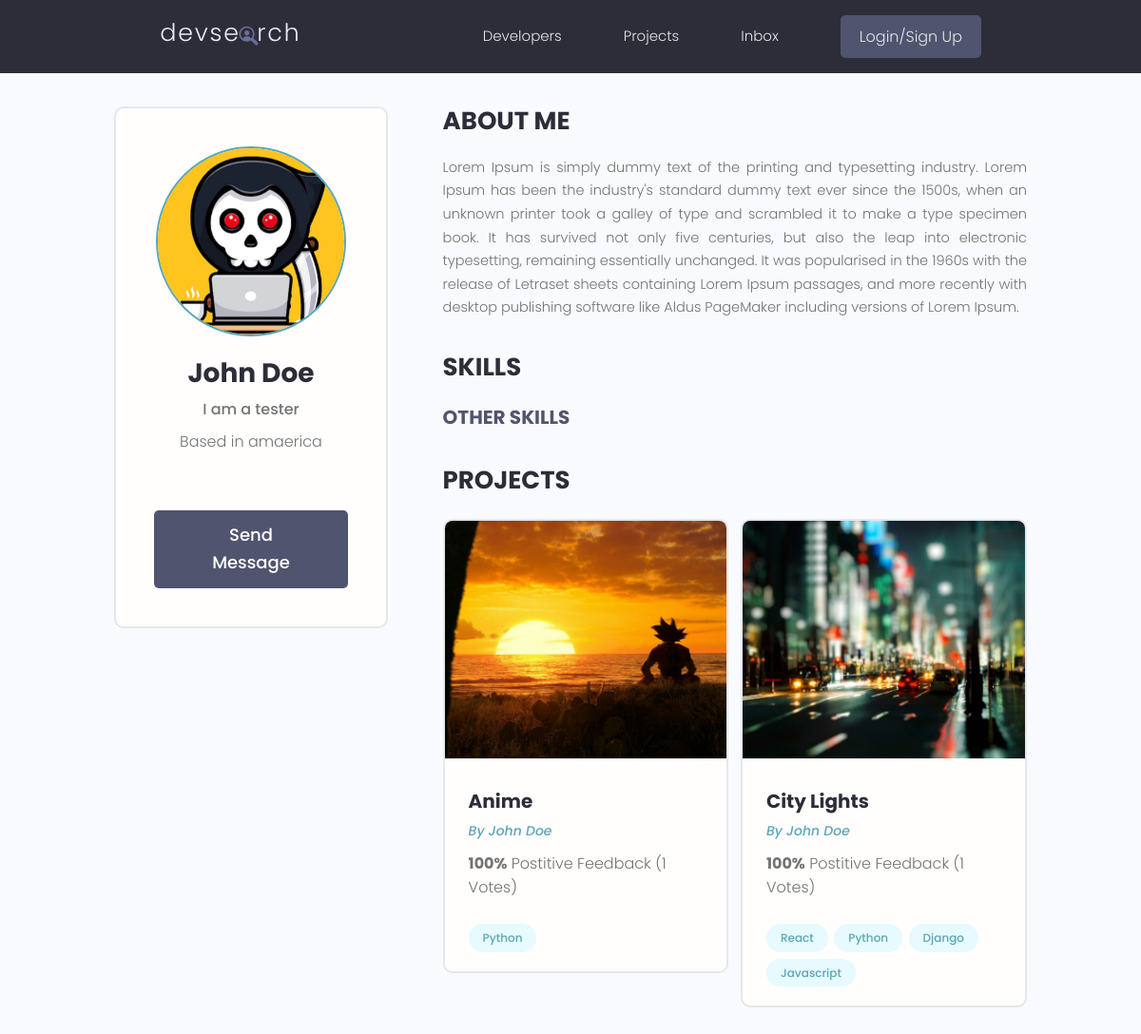
/profile/ae9c9e08-8bf8-4020-8287-25ad1744fd07, run on the app's committed database.
### users/models.py (models this page shows, shortened)
class Profile(models.Model):
    user = models.OneToOneField(User, on_delete=models.CASCADE , null=True , blank=True)
    name = models.CharField(max_length=200 , blank=True,null=True)
    email = models.EmailField(max_length=500,blank=True,null=True)
    username = models.CharField(max_length=200 , blank=True,null=True)
    location = models.CharField(max_length=200 , blank=True,null=True)
    short_intro = models.CharField(max_length=200 , blank=True,null=True)
    bio = models.TextField(blank=True , null=True)
    profile_image = models.ImageField(null=True,blank=True,upload_to='profiles/' ,default="profiels/user-default.png")
    social_github = models.CharField(max_length=200 , blank=True,null=True)
    social_twitter = models.CharField(max_length=200 , blank=True,null=True)
    social_linkedin = models.CharField(max_length=200 , blank=True,null=True)
    social_website = models.CharField(max_length=200 , blank=True,null=True)
    created = models.DateTimeField(auto_now_add=True)
    id = models.UUIDField(default= uuid.uuid4, unique=True, primary_key=True, editable=False)

### testing/models.py (models this page shows, shortened)
class Project(models.Model):
    owner = models.ForeignKey(
        Profile, null=True, blank=True, on_delete=models.CASCADE)
    title = models.CharField(max_length=200)
    description = models.TextField(null=True, blank=True)
    featured_image = models.ImageField(
        null=True, blank=True, default="default.jpg")
    demo_link = models.CharField(max_length=2000, null=True, blank=True)
    source_link = models.CharField(max_length=2000, null=True, blank=True)
    tags = models.ManyToManyField('Tag', blank=True)
    vote_total = models.IntegerField(default=0, null=True, blank=True)
    vote_ratio = models.IntegerField(default=0, null=True, blank=True)
    created = models.DateTimeField(auto_now_add=True)
    id = models.UUIDField(default=uuid.uuid4, unique=True,
                          primary_key=True, editable=False)
    class Meta:
        ordering = ['-vote_ratio', '-vote_total', 'title']

class Tag(models.Model):
    name = models.CharField(max_length=200)
    created = models.DateTimeField(auto_now_add=True)
    id = models.UUIDField(default=uuid.uuid4, unique=True,
                          primary_key=True, editable=False)
    def __str__(self):
        return self.name

### users/views.py (the view)
# urls.py: path('profile/<str:pk>', views.userProfile, name = "user-profile"),
def userProfile(request, pk):
    profile = Profile.objects.get(id=pk)
    topSkills = profile.skill_set.exclude(description__exact="")
    otherSkills = profile.skill_set.filter(description="")
    context = {'profile' : profile , 'topSkills' : topSkills , 'otherSkills' : otherSkills}
    return render(request , 'users/user-profile.html', context)

### users/templates/users/user-profile.html (shortened to what this page needs)
{% extends 'main.html' %} {% block content %}
<main class="profile my-md">
  <div class="container">
    <div class="layout">
      <div class="column column--1of3">
        <div class="card text-center">
          <div class="card__body dev">
            <img
              class="avatar avatar--xl"
              src="{{profile.profile_image.url}}"
            />
            <h2 class="dev__name">{{profile.name}}</h2>
            <p class="dev__title">{{profile.short_intro}}</p>
            <p class="dev__location">Based in {{profile.location}}</p>
            <a href="{% url 'create-message' profile.id %}" class="btn btn--sub btn--lg">Send Message </a>
          </div>
        </div>
      </div>
      <div class="column column--2of3">
        <div class="devInfo">
          <h3 class="devInfo__title">About Me</h3>
          <p class="devInfo__about">{{profile.bio}} </p>
        </div>
        <div class="devInfo">
          <h3 class="devInfo__title">Skills</h3>
          <div class="devInfo__skills">
            <h3 class="devInfo__subtitle">Other Skills</h3>
          </div>
        </div>
        <div class="devInfo">
          <h3 class="devInfo__title">Projects</h3>
          <div class="grid grid--two">
            {% for project in profile.project_set.all %}
            <div class="column">
              <div class="card project">
                <a href="{% url 'project' project.id %}" class="project">
                  <img
                    class="project__thumbnail"
                    src="{{project.featured_image.url}}"
                    alt="project thumbnail"
                  />
                  <div class="card__body">
                    <h3 class="project__title">{{project.title}}</h3>
                    <p>
                      <a class="project__author" href="{% url 'user-profile' project.owner.id %}"
                        >By {{project.owner.name}}</a
                      >
                    </p>
                    <p class="project--rating">
                      <span style="font-weight: bold">{{project.vote_ratio}}%</span> Postitive
                      Feedback ({{project.vote_total}} Votes)
                    </p>
                    <div class="project__tags">
                        {% for tag in project.tags.all %}
                        <span class="tag tag--pill tag--main">
                          <small>{{tag}}</small>
                        </span>
                        {% endfor %}
                    </div>
                  </div>
                </a>
              </div>
            </div>
            {% endfor %}
          </div>
        </div>
      </div>
    </div>
  </div>
</main>
{% endblock content %}

### static/styles/app.css (style rules this page uses)
:root { --color-sub: #2d2d39; }
.btn--sub { background-color: var(--color-sub-light); }
.card { border: 2px solid var(--color-light); }
img { width: 100%; }
.profile .card > .dev { padding: 4rem; }
.dev__name { color: var(--color-sub); font-size: 2.8rem; font-weight: 700; margin-top: 1rem; margin-bottom: 0.5rem; }
.dev__title { font-size: 1.6rem; font-weight: 500; line-height: 1.3; }
.dev__location { margin-top: 1rem; }
.devInfo { margin-bottom: 3rem; }
.devInfo__title, .devInfo__subtitle { font-size: 2.6rem; color: var(--color-sub); text-transform: uppercase; font-weight: 700; margin-bottom: 1.5rem; }
.devInfo__subtitle { font-size: 2rem; color: var(--color-sub-light); }
.devInfo__about, .devSkill__info { font-size: 1.45rem; line-height: 1.7; text-align: justify; }
.project__author { font-size: 1.4rem; font-style: italic; }
.project--rating { margin-bottom: 1.6em; margin-top: 0.5em; }
.project__thumbnail { height: 25rem; object-fit: cover; object-position: top center; }
.project__title { font-size: 2rem; font-weight: 700; color: var(--color-sub); }

### static/uikit/styles/modules/_variables.css (style rules this page uses)
:root { --color-main: #5aa5b9; --color-main-light: #e6faff; --color-sub: #3f4156; --color-sub-light: #51546e; --color-sub-lighter: #ededfd; --color-text: #737373; --color-gray: #8b8b8b; --color-light: #e5e7eb; --color-light-gray: #767676; --color-bg: #f8fafd; --color-white: #fffefd; --color-white-light: #f3f3f3; --color-success: #359e64; --color-success-bg: #def8e8; --color-error: #fc4b0b; --color-error-bg: #fff2ee; --font-base: 'Poppins', arial, helvetica, 'Segoe UI', roboto, ubuntu, sans-serif; --font-monospace: 'Fira Code', 'Courier New', courier, monospace; --font-regular: 300; --font-medium: 500; --font-bold: 700; --generic-shadow: 1px 1px 5px #00000010; --generic-transition: all 0.3s ease-in-out; }

### static/uikit/styles/modules/_base.css (style rules this page uses)
* { margin: 0; padding: 0; box-sizing: border-box; text-rendering: optimizeLegibility; color: inherit; font-size: inherit; }
html { font-size: 50%; }
@media only screen and (min-width: 480px) { html { font-size: 56.25%; } }
@media only screen and (min-width: 1200px) { html { font-size: 62.5%; } }
body { line-height: 1.6; font-weight: 400; font-size: 1.5rem; color: var(--color-text); background-color: var(--color-bg); min-height: 100vh; }

### static/uikit/styles/modules/_typography.css (style rules this page uses)
* { font-family: var(--font-base); }
h2 { font-size: 3.6rem; font-weight: var(--font-bold); }
h3 { font-size: 3.2rem; font-weight: var(--font-medium); }
p, span, strong { font-size: 1.6rem; color: var(--color-text); font-weight: var(--font-regular); }
a { padding-bottom: 2px; text-decoration: none; display: inline-block; color: var(--color-main); font-weight: var(--font-medium); }

### static/uikit/styles/modules/_utilities.css (style rules this page uses)
.container { width: 92%; max-width: 165rem; margin: 0 auto; box-sizing: border-box; }
@media screen and (min-width: 1000px) { .container { width: 90%; } }
@media screen and (min-width: 1200px) { .container { width: 80%; } }
.text-center { text-align: center; }
.my-md { margin: 3rem auto; }

### static/uikit/styles/modules/_avatar.css (style rules this page uses)
.avatar { border-radius: 50%; border: 2px solid var(--color-main); object-fit: cover; }
.avatar--xl { height: 20rem; width: 20rem; }

### static/uikit/styles/modules/_button.css (style rules this page uses)
.btn { display: inline-block; position: relative; cursor: pointer; background-color: var(--color-light); font-weight: var(--font-medium); color: var(--color-sub); text-decoration: none; padding: 1rem 2rem; border-radius: 0.5rem; border: none; width: -webkit-fit-content; width: -moz-fit-content; width: fit-content; height: -webkit-fit-content; height: -moz-fit-content; height: fit-content; font-size: 1.6rem; outline-width: 0; outline-color: transparent; -webkit-backface-visibility: hidden; backface-visibility: hidden; transition: all 0.3s ease-in-out; }
.btn--sub { background-color: var(--color-sub); color: var(--color-white); }
.btn--lg { font-size: 1.8rem; padding: 1.2rem 4.5rem; }

### static/uikit/styles/modules/_card.css (style rules this page uses)
.card { border-radius: 1rem; background-color: var(--color-white); border: 1.5px solid var(--color-light); width: auto; height: auto; margin-top: 0.5rem; margin-bottom: 0.5rem; overflow: hidden; }
.card__body, .card__header { padding: 2rem 2.5rem; }

### static/uikit/styles/modules/_grid.css (style rules this page uses)
.grid { display: flex; flex-wrap: wrap; justify-content: flex-start; align-items: stretch; }
.grid > .column { min-width: 28rem; margin-bottom: 2.5rem; }
.grid--two > .column { flex-basis: 100%; }
@media screen and (min-width: 800px) { .grid--two { margin-right: -2%; } }
@media screen and (min-width: 800px) { .grid--two > .column { margin-right: 2%; } }
@media screen and (min-width: 800px) { .grid--two > .column { flex-basis: 48%; } }

### data on the page
Profile: profile_image (picture), name "John Doe", short_intro "I am a tester", location "amaerica", bio "Lorem Ipsum is simply dummy text of the printing and typesetting industry. Lorem Ipsum has been the industry's standard dummy text ever since the 1500s, when an unknown printer took a galley of type and scrambled it to make a type specimen book. It has survived not only five centuries, but also the leap into electronic typesetting, remaining essentially unchanged. It was popularised in the 1960s with the release of Letraset sheets containing Lorem Ipsum passages, and more recently with desktop publishing software like Aldus PageMaker including versions of Lorem Ipsum."
Project: featured_image (picture), title "Anime", owner.name "John Doe", vote_ratio "100", vote_total "1"
Tag: name "Python"
Project: featured_image (picture), title "City Lights", owner.name "John Doe", vote_ratio "100", vote_total "1"
Tag: name "React"
Tag: name "Django"
Tag: name "Javascript"
